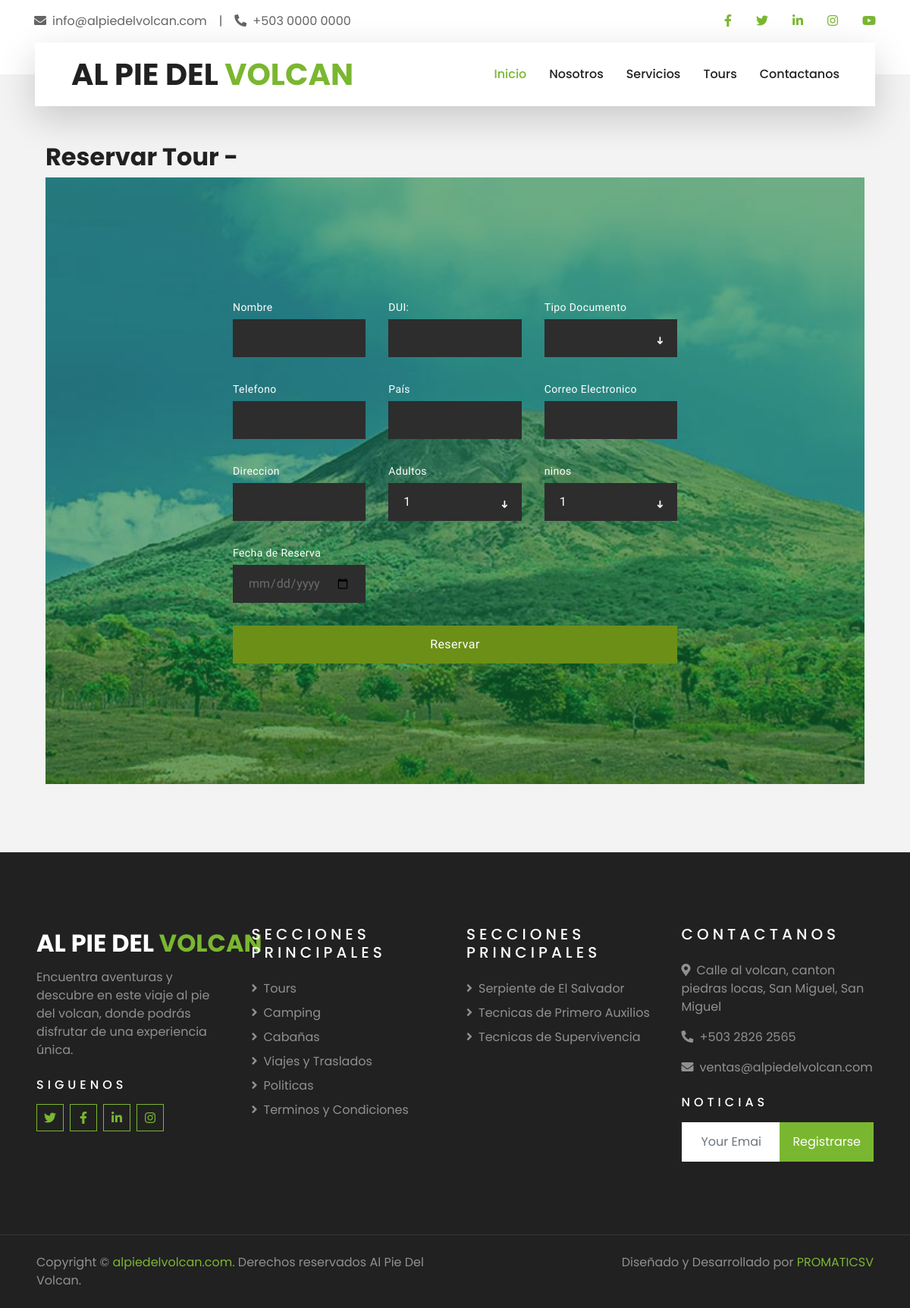
The page /tours/reservar/1/ on the database its author committed.
### Tours/models.py (models this page shows, shortened)
class Tour(models.Model):
    titulo = models.CharField(max_length=50, unique=True)
    descripcion = models.TextField()
    descripcion1 = models.TextField()
    descripcion2 = models.TextField()
    precio_adulto = models.DecimalField(max_digits=10, decimal_places=2)
    precio_nino = models.DecimalField(max_digits=10, decimal_places=2)
    duracion = models.PositiveIntegerField()
    iva = models.BooleanField(default=False)
    incluye_tour = models.TextField()
    imagen = models.ImageField(upload_to='tours')
    tipo_tour = models.ForeignKey(TipoTour, on_delete=models.SET_NULL, null=True, blank=True)
    imagenes = models.ManyToManyField('ImagenTour', related_name='tours')

### Configuraciones/models.py (models this page shows, shortened)
class Urls_info(models.Model):
    title = models.CharField(max_length=50)
    url = models.CharField(max_length=200)
    fecha_creacion = models.DateTimeField(auto_now_add=True)

class Urls_interes(models.Model):
    title = models.CharField(max_length=50)
    url = models.URLField(max_length=200)
    fecha_creacion = models.DateTimeField(auto_now_add=True)

class Contacts(models.Model):
    contact_email = models.EmailField("Correo electronico", max_length=254, help_text="Ingrese su dirección de correo electrónico")
    contact_phone = models.CharField(max_length=50)
    addres = models.CharField(max_length=250)
    fecha_creacion = models.DateTimeField(auto_now_add=True)
    class Meta:
        get_latest_by = 'fecha_creacion'

### Tours/views.py (the view, shortened to what this page needs)
# urls.py: path('reservar/<int:tour_id>/', views.reservar_tour, name='reservar_tour'),
def reservar_tour(request, tour_id):
    tour = get_object_or_404(Tour, pk=tour_id)
    tipo_document = Reserva.DOCUMENTOS_VALIDOS
    data_contact = Contacts.objects.latest()
    urls_info = Urls_info.objects.all()
    titulo_pagina = {
        'titulo_largo': "AL PIE DEL VOLCAN",
        'medio_titulo': "AL PIE DEL",
        'titulo_corto': "VOLCAN",
    }
    descripciones = {
        'descripcion_corta':'Aventura en el Volcan',
        'descripcion_larga':'Encuentra aventuras y descubre en este viaje al pie del volcan, donde podrás disfrutar de una experiencia única.',
    }
    urls_interes = Urls_interes.objects.all()
    context = {
        'data_contact':data_contact,
        'urls_info':urls_info,
        'titulo':titulo_pagina,
        'descripcion':descripciones,
        'urls_interes':urls_interes,
        'tour': tour,
        'tipo_document':tipo_document,
    }
    return render(request, 'reservar_tour.html', context)

### Tours/templates/reservar_tour.html (shortened to what this page needs)
{% extends 'base.html' %}
{% load static %}
{% block content %}
	<link type="text/css" rel="stylesheet" href="{% static 'reserva/css/style.css' %}" />
    <div class="container mt-5">
        <h2>Reservar Tour - {{ tour.nombre }}</h2>
        <form method="post" action="{% url 'reservar_tour' tour_id=tour.id %}">
          <div id="booking" class="section" style="background-image: url('{{ tour.imagen.url }}');">
            <div class="section-center">
                <div class="container">
                    <div class="row">
                        <div class="booking-form">
                            <div class="row">
                                <div class="col-md-4">
                                  <div class="form-group">
                                    <span class="form-label">Nombre</span>
                                    <input type="text" class="form-control" id="nombre" name="nombre" required>
                                  </div>
                                </div>
                                <div class="col-md-4">
                                    <div class="form-group">
                                        <span class="form-label" id="label_dui">DUI:</span>
                                        <input type="text" class="form-control" id="dui" name="dui" required>
                                    </div>
                                </div>
                                <div class="col-md-4">
                                    <div class="form-group">
                                        <span class="form-label">Tipo Documento</span>
                                        <select class="form-control" id="tipo_documento" name="tipo_documento" min="1" required>
                                            {% for tipo_document_value, tipo_document_label in tipo_document %}
                                                <option value="{{ tipo_document_value }}">{{ tipo_document_label }}</option>
                                            {% endfor %}
                                        </select>
                                    </div>
                                </div>
                                <div class="col-md-4">
                                    <div class="form-group">
                                        <span class="form-label">Telefono</span>
                                      <input type="text" class="form-control" id="telefono" name="telefono" required>
                                    </div>
                                </div>
                                <div class="col-md-4">
                                    <div class="form-group">
                                        <span class="form-label">País</span>
                                        <select class="form-control" id="pais_residencia" name="pais_residencia" required>
                                        </select>
                                    </div>
                                </div>
                                <div class="col-md-4">
                                    <div class="form-group">
                                        <span class="form-label">Correo Electronico</span>
                                      <input type="email" class="form-control" id="correo_electronico" name="correo_electronico" required>
                                    </div>
                                </div>
                            </div>
                            <div class="row">
                                <div class="col-md-4">
                                    <div class="form-group">
                                    <span class="form-label">Direccion</span>
                                    <input type="text" class="form-control" id="direccion" name="direccion" required>
                                    </div>
                                </div>
                                <div class="col-md-4">
                                    <div class="form-group">
                                        <span class="form-label">Adultos</span>
                                        <select class="form-control" id="cantidad_adultos" name="cantidad_adultos" min="1" required>
                                            <option>1</option>
                                        </select>
                                    </div>
                                </div>
                                <div class="col-md-4">
                                    <div class="form-group">
                                        <span class="form-label">ninos</span>
                                        <select class="form-control"  id="cantidad_ninos" name="cantidad_ninos" min="0" required>
                                            <option>1</option>
                                        </select>
                                    </div>
                                </div>
                            </div>
                            <div class="row">
                                <div class="col-md-4">
                                    <div class="form-group">
                                        <label for="fecha_reserva" class="form-label">Fecha de Reserva</label>
                                        <input class="form-control" type="date" id="fecha_reserva" name="fecha_reserva" required>
                                    </div>
                                </div>
                            </div>
                            <div class="form-btn">
                                <button type="submit" class="primary submit-btn">Reservar</button>
                            </div>
                    </div>
                </div>
            </div>
        </div>
    </div>
    </form>
  </div>
{% endblock %}

### templates/sections/footer.html
    <div class="container-fluid bg-dark text-white-50 py-5 px-sm-3 px-lg-5" style="margin-top: 90px;">
        <div class="row pt-5">
            <div class="col-lg-3 col-md-6 mb-5">
                <a href="" class="navbar-brand">
                    <h2 class="text-primary"><span class="text-white">{{ titulo.medio_titulo }} </span>{{ titulo.titulo_corto }}</h2>
                </a>
                <p>{{ descripcion.descripcion_larga }}</p>
                <h6 class="text-white text-uppercase mt-4 mb-3" style="letter-spacing: 5px;">Siguenos</h6>
                <div class="d-flex justify-content-start">
                    <a class="btn btn-outline-primary btn-square mr-2" href="{{ barra_principal.url_twitter }}"><i class="fab fa-twitter"></i></a>
                    <a class="btn btn-outline-primary btn-square mr-2" href="{{ barra_principal.url_facebook }}"><i class="fab fa-facebook-f"></i></a>
                    <a class="btn btn-outline-primary btn-square mr-2" href="{{ barra_principal.url_linkedin }}"><i class="fab fa-linkedin-in"></i></a>
                    <a class="btn btn-outline-primary btn-square" href="{{ barra_principal.url_instagram }}"><i class="fab fa-instagram"></i></a>
                </div>
            </div>
            <div class="col-lg-3 col-md-6 mb-5">
                <h5 class="text-white text-uppercase mb-4" style="letter-spacing: 5px;">Secciones principales</h5>
                <div class="d-flex flex-column justify-content-start">
                    {% for url_ in urls_info %}
                        <a class="text-white-50 mb-2" href="{{ url_.url }}" target="_blank"><i class="fa fa-angle-right mr-2"></i>{{ url_.title }}</a>
                    {% endfor %}
                </div>
            </div>
            <div class="col-lg-3 col-md-6 mb-5">
                <h5 class="text-white text-uppercase mb-4" style="letter-spacing: 5px;">Secciones principales</h5>
                <div class="d-flex flex-column justify-content-start">
                    {% for url_ in urls_interes %}
                        <a class="text-white-50 mb-2" href="{{ url_.url }}" target="_blank"><i class="fa fa-angle-right mr-2"></i>{{ url_.title }}</a>
                    {% endfor %}
                </div>
            </div>
            <div class="col-lg-3 col-md-6 mb-5">
                <h5 class="text-white text-uppercase mb-4" style="letter-spacing: 5px;">Contactanos</h5>
                <p><i class="fa fa-map-marker-alt mr-2"></i>{{ data_contact.addres }}</p>
                <p><i class="fa fa-phone-alt mr-2"></i>+503 {{ data_contact.contact_phone }}</p>
                <p><i class="fa fa-envelope mr-2"></i>{{ data_contact.contact_email }}</p>
                <h6 class="text-white text-uppercase mt-4 mb-3" style="letter-spacing: 5px;">Noticias</h6>
                <div class="w-100">
                    <div class="input-group">
                        <input type="text" class="form-control border-light" style="padding: 25px;" placeholder="Your Email">
                        <div class="input-group-append">
                            <button class="btn btn-primary px-3">Registrarse</button>
                        </div>
                    </div>
                </div>
            </div>
        </div>
    </div>
    <div class="container-fluid bg-dark text-white border-top py-4 px-sm-3 px-md-5" style="border-color: rgba(256, 256, 256, .1) !important;">
        <div class="row">
            <div class="col-lg-6 text-center text-md-left mb-3 mb-md-0">
                <p class="m-0 text-white-50">Copyright &copy; <a href="#">alpiedelvolcan.com</a>. Derechos reservados Al Pie Del Volcan.</a>
                </p>
            </div>
            <div class="col-lg-6 text-center text-md-right">
                <p class="m-0 text-white-50">Diseñado y Desarrollado por <a href="#">PROMATICSV</a>
                </p>
            </div>
        </div>
    </div>

### static/reserva/css/style.css (style rules this page uses)
.section { position: relative; height: 100vh; }
.section .section-center { position: absolute; top: 50%; left: 0; right: 0; -webkit-transform: translateY(-50%); transform: translateY(-50%); }
#booking { font-family: 'Hind', sans-serif; background-image: url('../img/background.jpg'); background-size: cover; background-position: center; }
#booking::before { content: ''; position: absolute; left: 0; right: 0; bottom: 0; top: 0; background: rgba(14, 119, 52, 0.6); }
.booking-form { max-width: 586px; width: 100%; margin: auto; }
.booking-form .form-group { position: relative; margin-bottom: 30px; }
.booking-form .form-control { background-color: #2d2d2d; height: 50px; padding: 0px 20px; border: none; -webkit-box-shadow: none; box-shadow: none; border-radius: 0px; color: #fff; }
.booking-form .form-control::placeholder { color: rgba(255, 255, 255, 0.3); }
.booking-form input[type="date"].form-control:invalid { color: rgba(255, 255, 255, 0.3); }
.booking-form select.form-control { -webkit-appearance: none; -moz-appearance: none; appearance: none; }
.booking-form .form-label { color: #fff; font-size: 14px; font-weight: 400; margin-bottom: 5px; display: inline-block; letter-spacing: 0.4px; }
.booking-form .submit-btn { color: #fff; background-color: #6c8f18; font-weight: 400; height: 50px; border: none; width: 100%; display: block; letter-spacing: 0.4px; }

### rows shown on the page
Tour: imagen (picture)
Urls_info: title "Tours"
Urls_info: title "Camping"
Urls_info: title "Cabañas"
Urls_info: title "Viajes y Traslados"
Urls_info: title "Politicas"
Urls_info: title "Terminos y Condiciones"
Urls_interes: title "Serpiente de El Salvador"
Urls_interes: title "Tecnicas de Primero Auxilios"
Urls_interes: title "Tecnicas de Supervivencia"
Contacts: addres "Calle al volcan, canton piedras locas, San Miguel, San Miguel", contact_phone "2826 2565", contact_email "ventas@alpiedelvolcan.com"

### other values the page prints
{{ titulo.medio_titulo }} "AL PIE DEL"
{{ titulo.titulo_corto }} "VOLCAN"
{{ descripcion.descripcion_larga }} "Encuentra aventuras y descubre en este viaje al pie del volcan, donde podrás disfrutar de una experiencia única."
